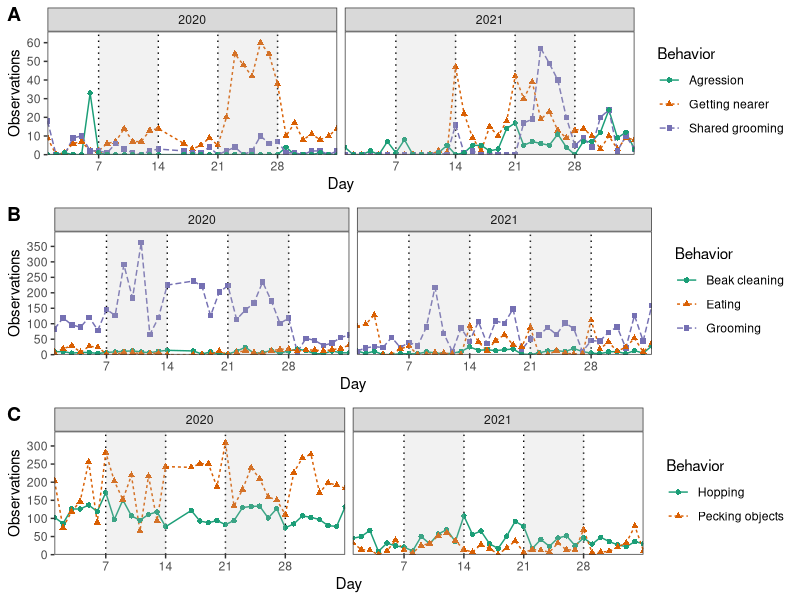
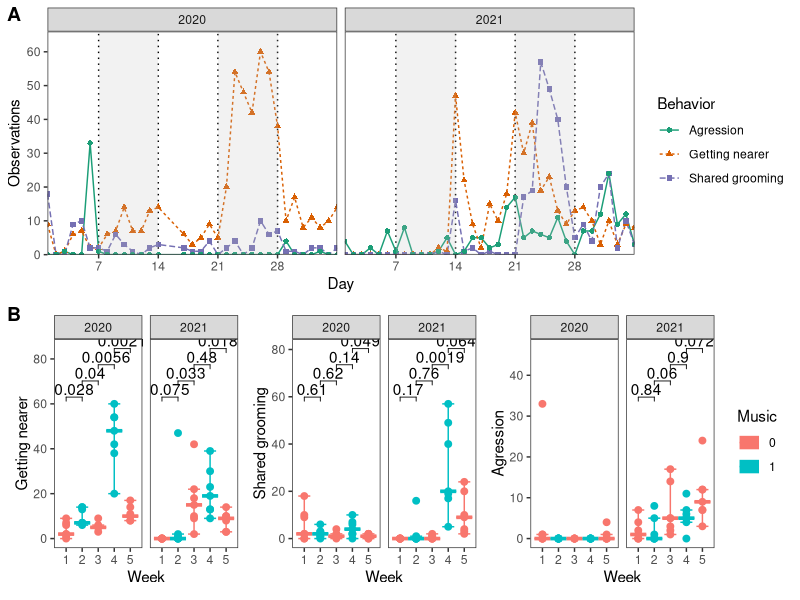

Source code (R) for these figures, in order:
#Load libraries. Install them with install.packages() if not found
library("ggplot2")
library("patchwork")
library("tidyverse")
library("ggpubr")

#Read data
readfile <- read.csv("rooks.csv", row.names = 1,sep=";",header=F)
obs<-as.data.frame(t(readfile))
obs$Music <- as.factor(obs$Music)
obs$Year <- as.factor(obs$Year)

#Reshape
obs_l <- pivot_longer(obs, -c(Day, Week, Year, Music), values_to = "Observations", names_to = "Behavior")

#Normalize
n20 = 1
n21 = 1
obs20 <- filter(obs_l, Year == 2020)
obs21 <- filter(obs_l, Year == 2021)
obs20$Observations <- obs20$Observations / n20
obs21$Observations <- obs21$Observations / n21
obs_n <- rbind(obs20, obs21)

#Filter
social <- c("Getting nearer", "Shared grooming", "Agression")
auto <- c ("Beak cleaning", "Grooming", "Eating")
exploration <- c("Hopping", "Pecking objects")
obs_social <- filter(obs_n, Behavior %in% social)
obs_auto <- filter(obs_n, Behavior %in% auto)
obs_explor <- filter(obs_n, Behavior %in% exploration)

#Line graphs by day
weeks <- c(0, 7.5, 14.5, 21.5, 28.5, 35)
social1 <- ggplot(obs_social, aes(x = Day, y = Observations)) + 
    scale_x_continuous(breaks = seq(0,34, by = 7), expand = c(0, 0)) + scale_y_continuous(n.breaks = 10, expand = expansion(mult = c(0, .1))) +
	geom_line(aes(linetype = Behavior, color = Behavior)) +
	geom_point(aes(shape = Behavior, color = Behavior)) +
	scale_color_brewer(palette = "Dark2") +
	annotate (geom = "rect", xmin =7, ymin = -Inf, xmax = 14, ymax = Inf, alpha =0.2, fill = "gray") + 
	annotate (geom = "rect", xmin =21, ymin = -Inf, xmax = 28, ymax = Inf, alpha =0.2, fill = "gray") + 
    facet_grid (.~Year) +
    theme_bw() +
    theme(panel.grid.minor = element_blank(), panel.grid.major.y = element_blank(), panel.grid.major.x = element_line(linetype = "dotted", color = "black"))

auto1 <- ggplot(obs_auto, aes(x = Day, y = Observations)) + 
    scale_x_continuous(breaks = seq(0,34, by = 7), expand = c(0, 0)) + scale_y_continuous(n.breaks = 10, expand = expansion(mult = c(0, .1))) +
	geom_line(aes(linetype = Behavior, color = Behavior)) +
	geom_point(aes(shape = Behavior, color = Behavior)) +
	scale_color_brewer(palette = "Dark2") +
	annotate (geom = "rect", xmin =7, ymin = -Inf, xmax = 14, ymax = Inf, alpha =0.2, fill = "gray") + 
	annotate (geom = "rect", xmin =21, ymin = -Inf, xmax = 28, ymax = Inf, alpha =0.2, fill = "gray") + 
    facet_grid (.~Year) +
    theme_bw() +
    theme(panel.grid.minor = element_blank(), panel.grid.major.y = element_blank(), panel.grid.major.x = element_line(linetype = "dotted", color = "black"))
    
explor1 <- ggplot(obs_explor, aes(x = Day, y = Observations)) + 
    scale_x_continuous(breaks = seq(0,34, by = 7), expand = c(0, 0)) + scale_y_continuous(n.breaks = 10, expand = expansion(mult = c(0, .1))) +
	geom_line(aes(linetype = Behavior, color = Behavior)) +
	geom_point(aes(shape = Behavior, color = Behavior)) +
	scale_color_brewer(palette = "Dark2") +
	annotate (geom = "rect", xmin =7, ymin = -Inf, xmax = 14, ymax = Inf, alpha =0.2, fill = "gray") + 
	annotate (geom = "rect", xmin =21, ymin = -Inf, xmax = 28, ymax = Inf, alpha =0.2, fill = "gray") + 
    facet_grid (.~Year) +
    theme_bw() +
    theme(panel.grid.minor = element_blank(), panel.grid.major.y = element_blank(), panel.grid.major.x = element_line(linetype = "dotted", color = "black"))    

figure1 <- ggarrange(social1, auto1, explor1, labels = c("A", "B","C"), ncol =1, nrow =3)
ggsave("lines.pdf", width = 20, height = 27)  

#Points
show_tests = list(c(1,2), c(2,3), c(3,4), c(4,5))
social_p1 <- ggplot(obs, aes(group = Week, x = Week, y = `Getting nearer`, fill = Music)) + 
	geom_point(aes(color = Music), size = 2, shape = 21, show.legend = FALSE) +
	stat_summary(aes(color = Music), fun = median, fun.min = median, fun.max = median, geom = "crossbar", width = 1, show.legend = FALSE) +
	stat_boxplot(aes(color = Music), geom = "errorbar", width = 0.75, show.legend = FALSE) +
	stat_compare_means(comparisons = show_tests) +
	facet_grid (.~Year) +
	theme_bw() +
    theme(panel.grid.minor = element_blank(), panel.grid.major.y = element_blank(), panel.grid.major.x = element_blank())
	
social_p2 <- ggplot(obs, aes(group = Week, x = Week, y = `Shared grooming`, fill = Music)) + 
	geom_point(aes(color = Music), size = 2, shape = 21, show.legend = FALSE) +
	stat_summary(aes(color = Music), fun = median, fun.min = median, fun.max = median, geom = "crossbar", width = 1, show.legend = FALSE) +
	stat_boxplot(aes(color = Music), geom = "errorbar", width = 0.75, show.legend = FALSE) +
	stat_compare_means(comparisons = show_tests) +
	facet_grid (.~Year) +
	theme_bw() +
    theme(panel.grid.minor = element_blank(), panel.grid.major.y = element_blank(), panel.grid.major.x = element_blank())
  
social_p3 <- ggplot(obs, aes(group = Week, x = Week, y = `Agression`, fill = Music)) + 
	geom_point(aes(color = Music), size = 2, shape = 21) +
	stat_summary(aes(color = Music), fun = median, fun.min = median, fun.max = median, geom = "crossbar", width = 1) +
	stat_boxplot(aes(color = Music), geom = "errorbar", width = 0.75) +
	stat_compare_means(comparisons = show_tests) +
	facet_grid (.~Year) +
	theme_bw() +
	theme(panel.grid.minor = element_blank(), panel.grid.major.y = element_blank(), panel.grid.major.x = element_blank())

social2 <- social_p1 + social_p2 + social_p3

figure2 <- ggarrange(social1, social2, labels = c("A", "B"), ncol =1, nrow =2)
ggsave("social.pdf", width = 20, height = 20)  
